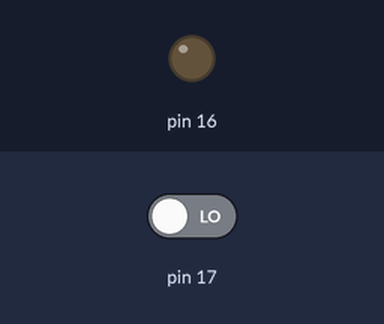
Simulated run of this sketch. Board: Arduino Uno, built with avr-gcc and run on an emulated ATmega328P. Parts: output pins drawn as LEDs (lit = HIGH). The test bench sets the inputs (shaded band); at power-on: pin 17 LOW.

Above: at 1.2 s.
1.3 s: pin 17 driven HIGH
At 2.2 s:
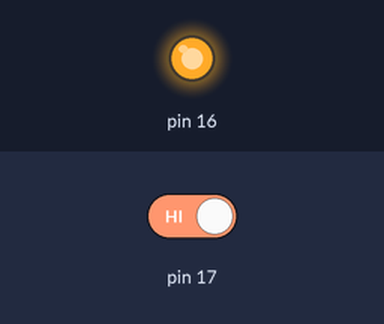
2.8 s: pin 17 driven LOW
At 3.5 s:
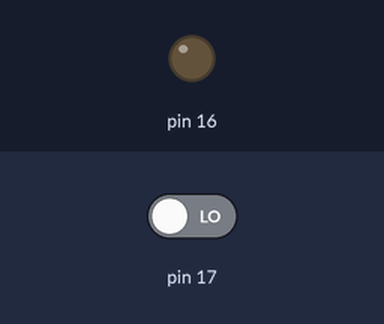
Timing chart, 0 to 5.8 s (numbered marks = the images above; inputs shaded):
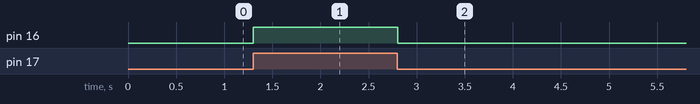

The sketch:

kad05_SwitchLED.ino
```cpp
void setup() {
  // put your setup code here, to run once:
  Serial.begin(115200);
  pinMode(16, OUTPUT);
  pinMode(17, INPUT);
}

void loop() {
  // put your main code here, to run repeatedly:
  int b = digitalRead(17);
  if(b == 1){
    digitalWrite(16, HIGH);
    delay(10);
  }else{
    digitalWrite(16, LOW);
    delay(10);
  }
}
```

Measured:
- after the input at 1.3 s, pin 16: LOW → HIGH at once
- after the input at 2.8 s, pin 16: HIGH → LOW at once
